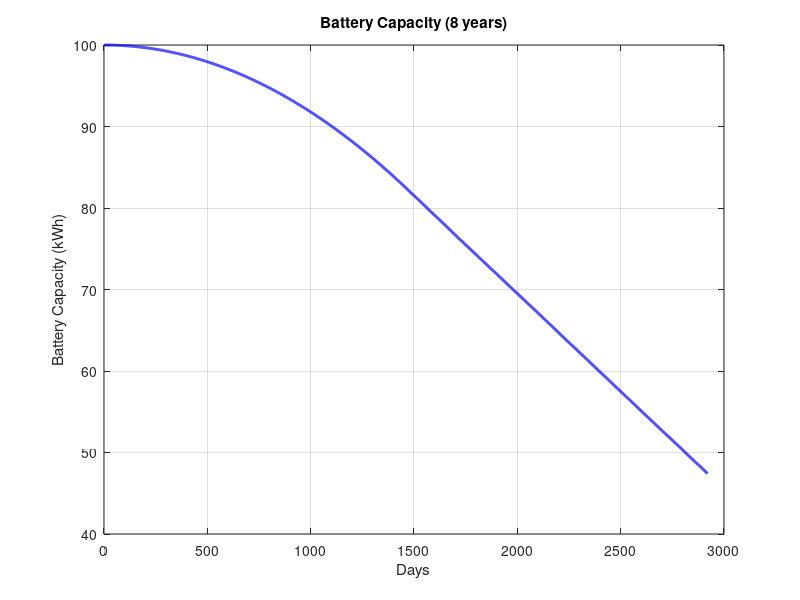

This chart was generated by the following MATLAB code:
% Declare variables
initialCapacity = 100; % kWh.
totalYears = 8; % Total years.
numDataPoints = 365 * totalYears; % Number of data points (one data point per day).
days = 1:numDataPoints; % Days range.

% Calculate the linear degradation rate to achieve a 70% capacity loss over 8 years.
finalCapacity = initialCapacity * 0.3; % 70% capacity loss.
linearDegradationRate = (initialCapacity - finalCapacity) / numDataPoints; % Linear degradation rate.

% Vary the degradation rate to make it more linear at the beginning and fluctuate more as it progresses.
degradationRate = zeros(1, numDataPoints);

% Linear degradation for the first half.
linearPeriod = floor(numDataPoints / 2);
degradationRate(1:linearPeriod) = (linearDegradationRate / linearPeriod) * (1:linearPeriod);

% Simulated fluctuations for the second half.
for t = linearPeriod + 1:numDataPoints

    % Simulated daily fluctuation between 90% and 110%.
    randomFluctuation = 0.9 + 0.2 * rand(1, 1); 
    degradationRate(t) = linearDegradationRate + (linearDegradationRate * (1 - randomFluctuation));
end

% Capacity array.
capacity = zeros(1, numDataPoints);

% Simulate battery capacity degradation over 8 years with varying degradation rate.
for t = 1:numDataPoints
    if t == 1
        capacity(t) = initialCapacity;
    else
        capacity(t) = capacity(t - 1) - degradationRate(t);
    end

    % Ensure capacity does not go below zero.
    if capacity(t) < 0
        capacity(t) = 0;
    end
end

% Plot the results.
figure;
plot(days, capacity, 'b', 'LineWidth', 2);
xlabel('Days');
ylabel('Battery Capacity (kWh)');
title('Battery Capacity (8 years)');
grid on;

% Store the data in a CSV file.
data = [days', capacity'];
csvwrite('battery_max_capacity.csv', data);

% Save the graph as a PNG file.
saveas(gcf, 'battery_max_capacity.png');
